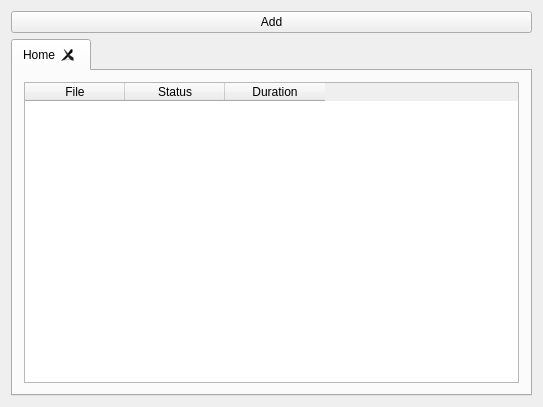
<?xml version="1.0" encoding="UTF-8"?>
<ui version="4.0">
 <class>MainWindow</class>
 <widget class="QMainWindow" name="MainWindow">
  <property name="geometry">
   <rect>
    <x>0</x>
    <y>0</y>
    <width>543</width>
    <height>407</height>
   </rect>
  </property>
  <property name="windowTitle">
   <string>Ultimate VIdeo Converter</string>
  </property>
  <widget class="QWidget" name="centralWidget">
   <layout class="QGridLayout" name="gridLayout">
    <item row="1" column="0">
     <widget class="UVCTabWidget" name="tabWidget">
      <property name="currentIndex">
       <number>0</number>
      </property>
      <property name="tabsClosable">
       <bool>true</bool>
      </property>
      <widget class="QWidget" name="tab">
       <attribute name="title">
        <string>Home</string>
       </attribute>
       <layout class="QGridLayout" name="gridLayout_2">
        <item row="0" column="0">
         <widget class="UVCTableWidget" name="tableWidget">
          <property name="selectionMode">
           <enum>QAbstractItemView::SingleSelection</enum>
          </property>
          <property name="selectionBehavior">
           <enum>QAbstractItemView::SelectRows</enum>
          </property>
          <column>
           <property name="text">
            <string>File</string>
           </property>
          </column>
          <column>
           <property name="text">
            <string>Status</string>
           </property>
          </column>
          <column>
           <property name="text">
            <string>Duration</string>
           </property>
          </column>
         </widget>
        </item>
       </layout>
      </widget>
     </widget>
    </item>
    <item row="0" column="0">
     <widget class="QPushButton" name="pushButton">
      <property name="text">
       <string>Add</string>
      </property>
      <property name="flat">
       <bool>false</bool>
      </property>
     </widget>
    </item>
   </layout>
  </widget>
 </widget>
 <layoutdefault spacing="6" margin="11"/>
 <customwidgets>
  <customwidget>
   <class>UVCTabWidget</class>
   <extends>QTabWidget</extends>
   <header>uvctabwidget.h</header>
   <container>1</container>
  </customwidget>
  <customwidget>
   <class>UVCTableWidget</class>
   <extends>QTableWidget</extends>
   <header>uvctablewidget.h</header>
  </customwidget>
 </customwidgets>
 <resources/>
 <connections/>
</ui>
